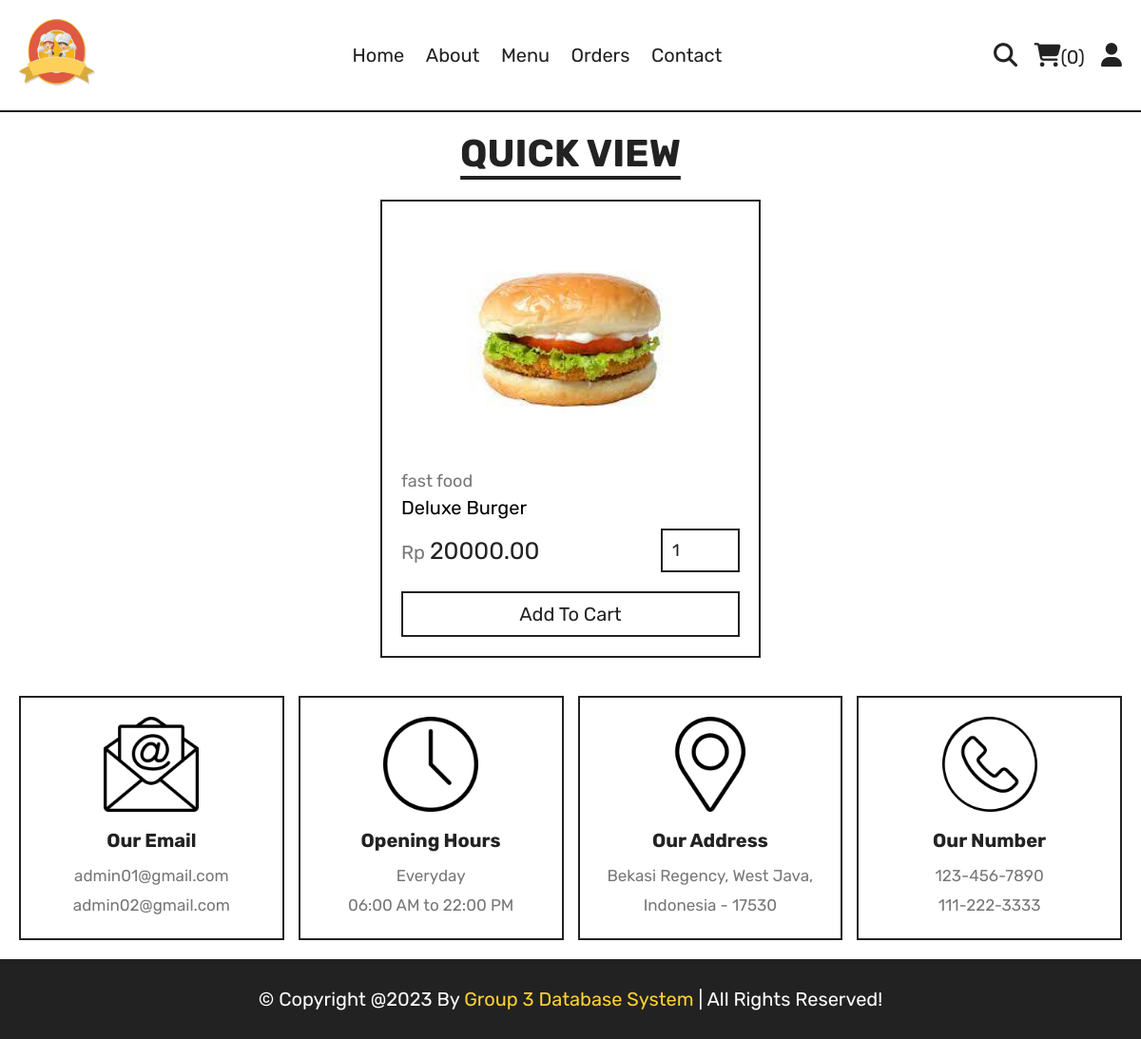
The page /quick_view.php?pid=1 on the database its author committed.
### tables this page shows
CREATE TABLE `menu` (
  `MenuID` int(100) NOT NULL,
  `Name` varchar(100) NOT NULL,
  `Category` varchar(100) NOT NULL,
  `Price` decimal(10,2) NOT NULL,
  `Image` varchar(100) NOT NULL
);

### quick_view.php (the view, shortened to what this page needs)
<?php
   include 'components/connect.php';
?>
<!DOCTYPE html>
<html lang="en">
   <head>
      <link rel="stylesheet" href="https://cdnjs.cloudflare.com/ajax/libs/font-awesome/6.1.1/css/all.min.css">
      <link rel="stylesheet" href="css/style.css">
   </head>
   <body>
   <?php include 'components/user_header.php'; ?>
   <section class="quick-view">
      <h1 class="title">quick view</h1>
      <?php
         $pid = $_GET['pid'];
         $select_products = $conn->prepare("SELECT * FROM `menu` WHERE MenuID = ?");
         $select_products->execute([$pid]);
         if($select_products->rowCount() > 0){
            while($fetch_products = $select_products->fetch(PDO::FETCH_ASSOC)){
      ?>
      <form action="" method="post" class="box">
         <img src="uploaded_img/<?= $fetch_products['Image']; ?>" alt="">
         <a href="category.php?category=<?= $fetch_products['Category']; ?>" class="cat"><?= $fetch_products['Category']; ?></a>
         <div class="name"><?= $fetch_products['Name']; ?></div>
         <div class="flex">
            <div class="price"><span>Rp </span><?= $fetch_products['Price']; ?></div>
            <input type="number" name="qty" class="qty" min="1" max="99" value="1" maxlength="3">
         </div>
         <button type="submit" name="add_to_cart" class="cart-btn">add to cart</button>
      </form>
      <?php
            }
         }else{
            echo '<p class="empty">no products added yet!</p>';
         }
      ?>
   </section>
   <?php include 'components/footer.php'; ?>
   </body>
</html>

### css/style.css (style rules this page uses)
:root { --yellow:#fed330; --red:#e74c3c; --white:#fff; --black:#222; --light-color:#777; --border:.2rem solid var(--black); }
* { font-family: 'Rubik', sans-serif; margin:0; padding:0; box-sizing: border-box; outline: none; border: none; text-decoration: none; }
html { font-size: 62.5%; overflow-x: hidden; scroll-behavior: smooth; stop-opacity: 7rem; }
section { margin:0 auto; max-width: 1200px; padding:2rem; }
.title { text-align: center; margin-bottom: 2.5rem; font-size: 4rem; color:var(--black); text-transform: uppercase; text-decoration: underline; text-underline-offset: 1rem; }
.quick-view form { max-width: 40rem; padding:2rem; border:var(--border); position: relative; margin:0 auto; }
.quick-view form img { height: 25rem; width: 100%; object-fit: contain; margin-bottom: 1rem; }
.quick-view form .cat { font-size: 1.8rem; color:var(--light-color); }
.quick-view form .name { font-size: 2rem; margin:.5rem 0; }
.quick-view form .flex { display: flex; justify-content: space-between; align-items: center; gap:1.5rem; margin:1rem 0; }
.quick-view form .flex .price { font-size: 2.5rem; color:var(--black); }
.quick-view form .flex .price span { font-size: 2rem; color:var(--light-color); }
.quick-view form .flex .qty { border:var(--border); padding:1rem; font-size: 1.8rem; color:var(--black); }
.quick-view form .cart-btn { width: 100%; padding:1rem 3rem; text-align: center; border:var(--border); font-size: 2rem; color:var(--black); cursor: pointer; text-transform: capitalize; background: none; margin-top: 1rem; }

### rows shown on the page
menu: Image (picture), Category "fast food", Name "Deluxe Burger", Price "20000.00"

### other values the page prints
$total_cart_items "0"
